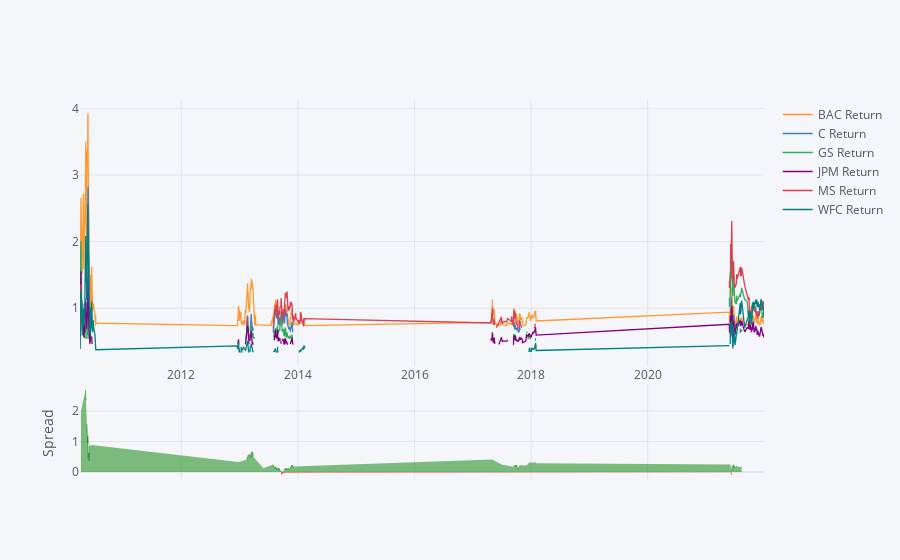

Here is the notebook cell this chart was saved with:
### Markdown cell above
Plotting the returns

### Code cell
retrunTop500.sort_index().iplot(kind = 'spread')

### Figure 1 — Plotly figure (JSON) as saved in the notebook; plotly's stock layout.template omitted (floating-point values rounded to 4 significant figures; data arrays with more than 128 entries replaced by an {"elided": "..."} marker saying what was removed)
{"data": [{"line": {"color": "rgba(255, 153, 51, 1.0)", "dash": "solid", "shape": "linear", "width": 1.3}, "mode": "lines", "name": "BAC Return", "text": "", "type": "scatter", "x": {"elided": "500 str values"}, "y": {"elided": "500 float values"}}, {"line": {"color": "rgba(55, 128, 191, 1.0)", "dash": "solid", "shape": "linear", "width": 1.3}, "mode": "lines", "name": "C Return", "text": "", "type": "scatter", "x": {"elided": "500 str values"}, "y": {"elided": "500 mixed values"}}, {"line": {"color": "rgba(50, 171, 96, 1.0)", "dash": "solid", "shape": "linear", "width": 1.3}, "mode": "lines", "name": "GS Return", "text": "", "type": "scatter", "x": {"elided": "500 str values"}, "y": {"elided": "500 mixed values"}}, {"line": {"color": "rgba(128, 0, 128, 1.0)", "dash": "solid", "shape": "linear", "width": 1.3}, "mode": "lines", "name": "JPM Return", "text": "", "type": "scatter", "x": {"elided": "500 str values"}, "y": {"elided": "500 mixed values"}}, {"line": {"color": "rgba(219, 64, 82, 1.0)", "dash": "solid", "shape": "linear", "width": 1.3}, "mode": "lines", "name": "MS Return", "text": "", "type": "scatter", "x": {"elided": "500 str values"}, "y": {"elided": "500 mixed values"}}, {"line": {"color": "rgba(0, 128, 128, 1.0)", "dash": "solid", "shape": "linear", "width": 1.3}, "mode": "lines", "name": "WFC Return", "text": "", "type": "scatter", "x": {"elided": "500 str values"}, "y": {"elided": "500 mixed values"}}, {"connectgaps": false, "fill": "tozeroy", "line": {"color": "green", "dash": "solid", "shape": "linear", "width": 0.5}, "mode": "lines", "name": "Spread", "showlegend": false, "type": "scatter", "x": {"elided": "500 str values"}, "xaxis": "x2", "y": {"elided": "500 mixed values"}, "yaxis": "y2"}, {"connectgaps": false, "fill": "tozeroy", "line": {"color": "red", "dash": "solid", "shape": "linear", "width": 0.5}, "mode": "lines", "name": "Spread", "showlegend": false, "type": "scatter", "x": {"elided": "500 str values"}, "xaxis": "x2", "y": {"elided": "500 mixed values"}, "yaxis": "y2"}], "layout": {"hovermode": "x", "legend": {"bgcolor": "#F5F6F9", "font": {"color": "#4D5663"}}, "paper_bgcolor": "#F5F6F9", "plot_bgcolor": "#F5F6F9", "title": {"font": {"color": "#4D5663"}}, "xaxis": {"gridcolor": "#E1E5ED", "showgrid": true, "tickfont": {"color": "#4D5663"}, "title": {"font": {"color": "#4D5663"}, "text": ""}, "zerolinecolor": "#E1E5ED"}, "xaxis2": {"anchor": "y2", "gridcolor": "#E1E5ED", "showgrid": true, "showticklabels": false, "tickfont": {"color": "#4D5663"}, "title": {"font": {"color": "#4D5663"}, "text": ""}, "zerolinecolor": "#E1E5ED"}, "yaxis": {"domain": [0.3, 1], "gridcolor": "#E1E5ED", "showgrid": true, "tickfont": {"color": "#4D5663"}, "title": {"font": {"color": "#4D5663"}, "text": ""}, "zerolinecolor": "#E1E5ED"}, "yaxis2": {"domain": [0, 0.25], "gridcolor": "#E1E5ED", "showgrid": true, "tickfont": {"color": "#4D5663"}, "title": {"font": {"color": "#4D5663"}, "text": "Spread"}, "zerolinecolor": "#E1E5ED"}}}
